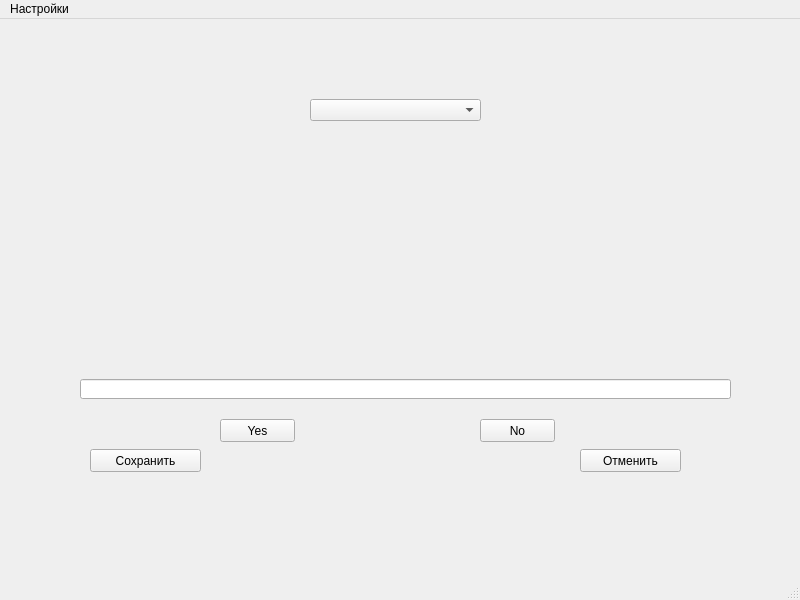
<?xml version="1.0" encoding="UTF-8"?>
<ui version="4.0">
 <class>MainWindow</class>
 <widget class="QMainWindow" name="MainWindow">
  <property name="geometry">
   <rect>
    <x>0</x>
    <y>0</y>
    <width>800</width>
    <height>600</height>
   </rect>
  </property>
  <property name="windowTitle">
   <string>MainWindow</string>
  </property>
  <widget class="QWidget" name="centralwidget">
   <widget class="QLabel" name="label">
    <property name="geometry">
     <rect>
      <x>70</x>
      <y>50</y>
      <width>661</width>
      <height>271</height>
     </rect>
    </property>
    <property name="text">
     <string/>
    </property>
   </widget>
   <widget class="QLineEdit" name="lineEdit">
    <property name="geometry">
     <rect>
      <x>80</x>
      <y>360</y>
      <width>651</width>
      <height>20</height>
     </rect>
    </property>
   </widget>
   <widget class="QPushButton" name="yes_2">
    <property name="geometry">
     <rect>
      <x>90</x>
      <y>430</y>
      <width>111</width>
      <height>23</height>
     </rect>
    </property>
    <property name="text">
     <string>Сохранить</string>
    </property>
   </widget>
   <widget class="QPushButton" name="no_2">
    <property name="geometry">
     <rect>
      <x>580</x>
      <y>430</y>
      <width>101</width>
      <height>23</height>
     </rect>
    </property>
    <property name="text">
     <string>Отменить</string>
    </property>
   </widget>
   <widget class="QComboBox" name="lang">
    <property name="geometry">
     <rect>
      <x>310</x>
      <y>80</y>
      <width>171</width>
      <height>22</height>
     </rect>
    </property>
   </widget>
   <widget class="QPushButton" name="yes">
    <property name="geometry">
     <rect>
      <x>220</x>
      <y>400</y>
      <width>75</width>
      <height>23</height>
     </rect>
    </property>
    <property name="text">
     <string>Yes</string>
    </property>
   </widget>
   <widget class="QPushButton" name="no">
    <property name="geometry">
     <rect>
      <x>480</x>
      <y>400</y>
      <width>75</width>
      <height>23</height>
     </rect>
    </property>
    <property name="text">
     <string>No</string>
    </property>
   </widget>
  </widget>
  <widget class="QStatusBar" name="statusbar"/>
  <widget class="QMenuBar" name="menubar">
   <property name="geometry">
    <rect>
     <x>0</x>
     <y>0</y>
     <width>800</width>
     <height>21</height>
    </rect>
   </property>
   <widget class="QMenu" name="menu">
    <property name="title">
     <string>Настройки</string>
    </property>
    <addaction name="separator"/>
    <addaction name="action_name"/>
    <addaction name="action_help"/>
    <addaction name="action_path"/>
    <addaction name="action_4"/>
    <addaction name="action_5"/>
   </widget>
   <addaction name="menu"/>
  </widget>
  <action name="action_name">
   <property name="text">
    <string>Изменить имя</string>
   </property>
  </action>
  <action name="action_help">
   <property name="text">
    <string>Помощь</string>
   </property>
  </action>
  <action name="action_path">
   <property name="text">
    <string>Настроить пути</string>
   </property>
  </action>
  <action name="action_4">
   <property name="text">
    <string>Настроить звук</string>
   </property>
  </action>
  <action name="action_5">
   <property name="text">
    <string>Выбрать язык</string>
   </property>
  </action>
 </widget>
 <resources/>
 <connections/>
</ui>
